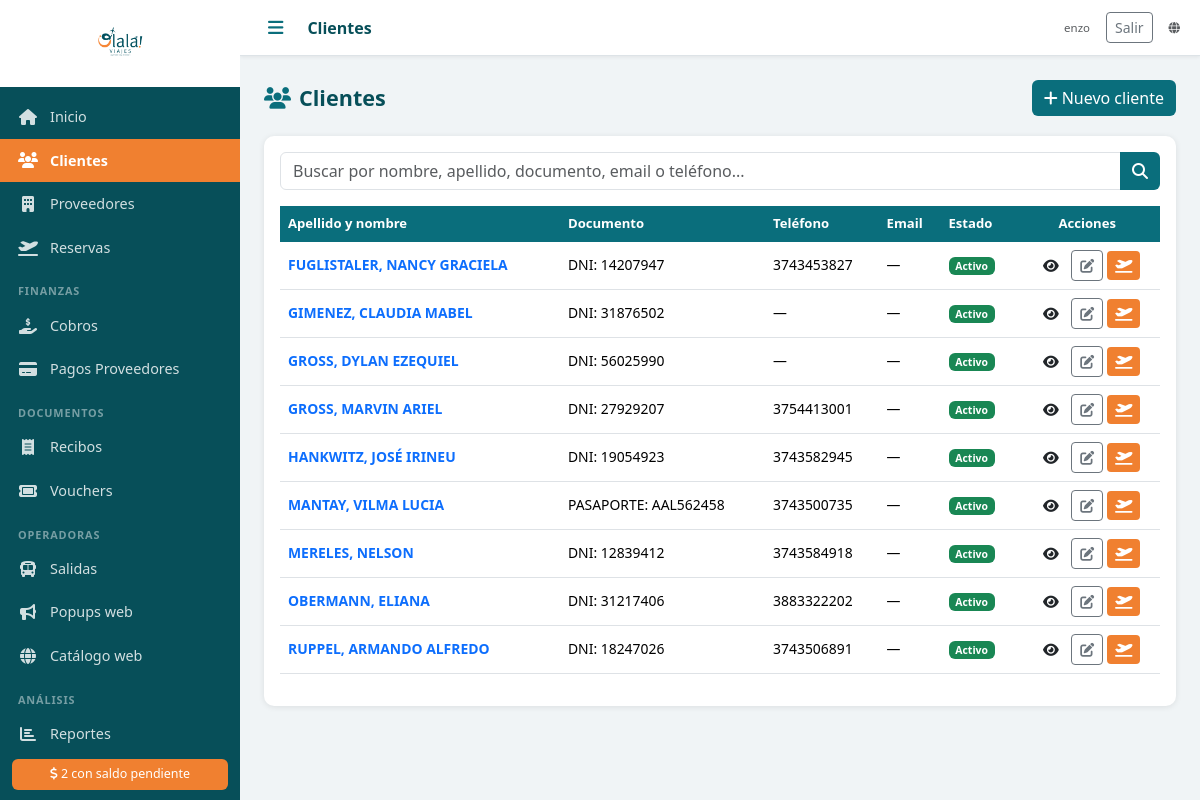
The app's page /clientes/ (signed in) with its own data.
### agencia/models.py (models this page shows, shortened)
class Cliente(models.Model):
    TIPOS_DOC = [
        ('DNI', 'DNI'),
        ('PASAPORTE', 'Pasaporte'),
        ('LC', 'L.C.'),
        ('LE', 'L.E.'),
        ('CUIT', 'CUIT'),
    ]
    nombre = models.CharField('Nombre', max_length=100)
    apellido = models.CharField('Apellido', max_length=100)
    tipo_doc = models.CharField('Tipo de documento', max_length=20, choices=TIPOS_DOC, default='DNI')
    nro_doc = models.CharField('Nro. de documento', max_length=50, blank=True)
    email = models.EmailField('Email', blank=True)
    telefono = models.CharField('Teléfono', max_length=50, blank=True)
    direccion = models.CharField('Dirección', max_length=300, blank=True)
    fecha_nacimiento = models.DateField('Fecha de nacimiento', null=True, blank=True)
    notas = models.TextField('Notas', blank=True)
    foto_dni = models.FileField('Foto DNI', upload_to='dni/', blank=True, null=True)
    activo = models.BooleanField('Activo', default=True)
    created_at = models.DateTimeField(auto_now_add=True)
    updated_at = models.DateTimeField(auto_now=True)
    class Meta:
        verbose_name = 'Cliente'
        verbose_name_plural = 'Clientes'
        ordering = ['apellido', 'nombre']
    def __str__(self):
        return f"{self.apellido}, {self.nombre}"

### agencia/views.py (the view)
# urls.py: path('clientes/', login_required(views.clientes_lista), name='clientes_lista'),
def clientes_lista(request):
    q = request.GET.get('q', '')
    clientes = Cliente.objects.all()
    if q:
        clientes = clientes.filter(
            Q(nombre__icontains=q) | Q(apellido__icontains=q) |
            Q(nro_doc__icontains=q) | Q(email__icontains=q) |
            Q(telefono__icontains=q)
        )
    return render(request, 'clientes/lista.html', {'clientes': clientes, 'q': q})

### agencia/context_processors.py (called while the page is built)
def agencia_sitio(request):
    return {'public_web_url': django_settings.PUBLIC_WEB_BASE_URL}

def estado_publicacion_web(request):
    return {'estado_publicacion': None, 'publicacion_log': ''}

def estado_fotos_salidas(request):
    if not request.user.is_authenticated:
        return {'estado_fotos': None}
    from .fotos_utils import resumen_fotos_salidas
    return {'estado_fotos': resumen_fotos_salidas()}

### templates/clientes/lista.html (shortened to what this page needs)
{% extends 'base.html' %}
{% block topbar_title %}Clientes{% endblock %}
{% block content %}
<div class="page-header">
  <h2><i class="fas fa-users me-2 text-teal"></i>Clientes</h2>
  <a href="{% url 'cliente_nuevo' %}" class="btn btn-teal"><i class="fas fa-plus me-1"></i>Nuevo cliente</a>
</div>
<div class="card">
  <div class="card-body">
    <form method="get" class="mb-3">
      <div class="input-group">
        <input type="text" name="q" value="{{ q }}" class="form-control" placeholder="Buscar por nombre, apellido, documento, email o teléfono...">
        <button class="btn btn-teal" type="submit"><i class="fas fa-search"></i></button>
      </div>
    </form>
    <div class="table-responsive">
      <table class="table table-hover">
        <thead>
          <tr>
            <th>Apellido y nombre</th>
            <th>Documento</th>
            <th>Teléfono</th>
            <th>Email</th>
            <th>Estado</th>
            <th class="text-center">Acciones</th>
          </tr>
        </thead>
        <tbody>
          {% for cliente in clientes %}
          <tr>
            <td><a href="{% url 'cliente_detalle' cliente.pk %}" class="text-decoration-none fw-bold">{{ cliente }}</a></td>
            <td>{{ cliente.tipo_doc }}: {{ cliente.nro_doc }}</td>
            <td>{{ cliente.telefono|default:"—" }}</td>
            <td>{{ cliente.email|default:"—" }}</td>
            <td>
              {% if cliente.activo %}
              <span class="badge bg-success">Activo</span>
              {% else %}
              <span class="badge bg-secondary">Inactivo</span>
              {% endif %}
            </td>
            <td class="text-center">
              <a href="{% url 'cliente_detalle' cliente.pk %}" class="btn btn-sm btn-outline-teal" title="Ver"><i class="fas fa-eye"></i></a>
              <a href="{% url 'cliente_editar' cliente.pk %}" class="btn btn-sm btn-outline-secondary" title="Editar"><i class="fas fa-edit"></i></a>
              <a href="{% url 'reserva_nueva' %}?cliente={{ cliente.pk }}" class="btn btn-sm btn-orange" title="Nueva reserva"><i class="fas fa-plane-departure"></i></a>
            </td>
          </tr>
          {% empty %}
          <tr><td colspan="6" class="text-center text-muted py-4">No se encontraron clientes.</td></tr>
          {% endfor %}
        </tbody>
      </table>
    </div>
  </div>
</div>
{% endblock %}

### templates/base.html (shortened to what this page needs)
<!DOCTYPE html>
<html lang="es">
<head>
  {% load static %}
  <link rel="stylesheet" href="https://cdn.jsdelivr.net/npm/bootstrap@5.3.2/dist/css/bootstrap.min.css">
  <link rel="stylesheet" href="https://cdnjs.cloudflare.com/ajax/libs/font-awesome/6.5.0/css/all.min.css">
  <link rel="stylesheet" href="{% static 'css/olala.css' %}">
</head>
<body>
<div class="sidebar" id="sidebar">
  <div class="sidebar-logo">
    <img src="{% static 'img/logo.png' %}" alt="Olalá Viajes" class="logo-img">
  </div>
  <nav class="sidebar-nav">
    <a href="{% url 'dashboard' %}" class="nav-item {% if request.resolver_match.url_name == 'dashboard' %}active{% endif %}">
      <i class="fas fa-home"></i><span>Inicio</span>
    </a>
    <a href="{% url 'clientes_lista' %}" class="nav-item {% if 'cliente' in request.resolver_match.url_name %}active{% endif %}">
      <i class="fas fa-users"></i><span>Clientes</span>
    </a>
    <a href="{% url 'proveedores_lista' %}" class="nav-item {% if 'proveedor' in request.resolver_match.url_name %}active{% endif %}">
      <i class="fas fa-building"></i><span>Proveedores</span>
    </a>
    <a href="{% url 'reservas_lista' %}" class="nav-item {% if 'reserva' in request.resolver_match.url_name %}active{% endif %}">
      <i class="fas fa-plane-departure"></i><span>Reservas</span>
    </a>
    <div class="nav-section">Finanzas</div>
    <a href="{% url 'cobros_lista' %}" class="nav-item {% if 'cobro' in request.resolver_match.url_name %}active{% endif %}">
      <i class="fas fa-hand-holding-dollar"></i><span>Cobros</span>
    </a>
    <a href="{% url 'pagos_proveedor_lista' %}" class="nav-item {% if 'pago_proveedor' in request.resolver_match.url_name %}active{% endif %}">
      <i class="fas fa-credit-card"></i><span>Pagos Proveedores</span>
    </a>
    <div class="nav-section">Documentos</div>
    <a href="{% url 'recibos_lista' %}" class="nav-item {% if 'recibo' in request.resolver_match.url_name %}active{% endif %}">
      <i class="fas fa-receipt"></i><span>Recibos</span>
    </a>
    <a href="{% url 'vouchers_lista' %}" class="nav-item {% if 'voucher' in request.resolver_match.url_name %}active{% endif %}">
      <i class="fas fa-ticket"></i><span>Vouchers</span>
    </a>
    <div class="nav-section">Operadoras</div>
    <a href="{% url 'salidas_lista' %}" class="nav-item {% if 'salida' in request.resolver_match.url_name %}active{% endif %}">
      <i class="fas fa-bus"></i><span>Salidas</span>
    </a>
    <a href="{% url 'popups_lista' %}" class="nav-item {% if 'popup' in request.resolver_match.url_name %}active{% endif %}">
      <i class="fas fa-bullhorn"></i><span>Popups web</span>
    </a>
    <a href="{{ public_web_url }}/" class="nav-item" target="_blank" rel="noopener">
      <i class="fas fa-globe"></i><span>Catálogo web</span>
    </a>
    <div class="nav-section">Análisis</div>
    <a href="{% url 'reportes' %}" class="nav-item {% if 'reporte' in request.resolver_match.url_name %}active{% endif %}">
      <i class="fas fa-chart-bar"></i><span>Reportes</span>
    </a>
  </nav>
  {% if alertas_salidas > 0 or alertas_saldos > 0 %}
  <div class="sidebar-alerts">
    {% if alertas_saldos > 0 %}
    <a href="{% url 'reporte_saldos' %}" class="alert-badge">
      <i class="fas fa-dollar-sign"></i> {{ alertas_saldos }} con saldo pendiente
    </a>
    {% endif %}
  </div>
  {% endif %}
</div>
<div class="main-content">
  <div class="topbar">
    <button class="btn-menu" onclick="toggleSidebar()"><i class="fas fa-bars"></i></button>
    <div class="topbar-title">{% block topbar_title %}{% endblock %}</div>
    <div class="topbar-right d-flex align-items-center gap-3">
      {% if user.is_authenticated %}
      <span class="text-muted small">{{ user.get_username }}</span>
      <form method="post" action="{% url 'logout' %}" class="d-inline mb-0">
        <button type="submit" class="btn btn-sm btn-outline-secondary">Salir</button>
      </form>
      {% endif %}
      <a href="{{ public_web_url }}/" class="text-muted small" target="_blank" rel="noopener" title="Catálogo público (olala-viajes.web.app)"><i class="fas fa-globe"></i></a>
    </div>
  </div>
  <div class="content-area">
    {% block content %}{% endblock %}
  </div>
</div>
</body>
</html>

### static/css/olala.css (style rules this page uses)
:root { --teal: #0a6e7c; --teal-dark: #074f59; --teal-light: #e0f2f5; --orange: #f08030; --orange-light: #fff3e8; --sidebar-width: 240px; --topbar-height: 56px; }
* { box-sizing: border-box; }
body { margin: 0; font-family: 'Segoe UI', sans-serif; background: #f0f4f6; }
.sidebar { position: fixed; top: 0; left: 0; width: var(--sidebar-width); height: 100vh; background: var(--teal-dark); display: flex; flex-direction: column; z-index: 1000; transition: width 0.25s; overflow-x: hidden; }
.sidebar-logo { padding: 16px 12px; background: white; text-align: center; min-height: 80px; display: flex; align-items: center; justify-content: center; }
.logo-img { max-width: 160px; max-height: 55px; object-fit: contain; }
.sidebar-nav { flex: 1; overflow-y: auto; padding: 8px 0; }
.nav-item { display: flex; align-items: center; gap: 12px; padding: 11px 18px; color: rgba(255,255,255,0.82); text-decoration: none; font-size: 0.9rem; transition: background 0.15s, color 0.15s; white-space: nowrap; }
.nav-item.active { background: var(--orange); color: white; font-weight: 600; }
.nav-item i { width: 20px; text-align: center; font-size: 1rem; flex-shrink: 0; }
.nav-section { padding: 14px 18px 4px; font-size: 0.68rem; text-transform: uppercase; letter-spacing: 0.08em; color: rgba(255,255,255,0.45); font-weight: 600; }
.sidebar-alerts { padding: 10px 12px; }
.alert-badge { display: block; background: var(--orange); color: white; padding: 6px 10px; border-radius: 6px; font-size: 0.78rem; text-decoration: none; text-align: center; }
.main-content { margin-left: var(--sidebar-width); min-height: 100vh; transition: margin-left 0.25s; display: flex; flex-direction: column; }
.topbar { height: var(--topbar-height); background: white; border-bottom: 1px solid #dde3e7; display: flex; align-items: center; padding: 0 20px; gap: 16px; position: sticky; top: 0; z-index: 100; box-shadow: 0 1px 4px rgba(0,0,0,0.07); }
.btn-menu { background: none; border: none; font-size: 1.1rem; color: var(--teal); cursor: pointer; padding: 4px 8px; }
.topbar-title { font-size: 1rem; font-weight: 600; color: var(--teal-dark); flex: 1; }
.topbar-right { font-size: 0.82rem; color: #999; }
.content-area { padding: 24px; flex: 1; }
.card { border: none; border-radius: 10px; box-shadow: 0 1px 6px rgba(0,0,0,0.09); }
.text-teal { color: var(--teal) !important; }
.table th { background: var(--teal); color: white; font-weight: 600; font-size: 0.82rem; border: none; }
.table td { font-size: 0.87rem; vertical-align: middle; }
.btn-teal { background: var(--teal); color: white; border: none; }
.btn-orange { background: var(--orange); color: white; border: none; }
.page-header { display: flex; align-items: center; justify-content: space-between; margin-bottom: 20px; }
.page-header h2 { margin: 0; color: var(--teal-dark); font-size: 1.35rem; font-weight: 700; }

### records on screen
Cliente: apellido+nombre "FUGLISTALER, NANCY GRACIELA", tipo_doc "DNI", nro_doc "14207947", telefono "3743453827", email "—", activo "Activo"
Cliente: apellido+nombre "GIMENEZ, CLAUDIA MABEL", tipo_doc "DNI", nro_doc "31876502", telefono "—", email "—", activo "Activo"
Cliente: apellido+nombre "GROSS, DYLAN EZEQUIEL", tipo_doc "DNI", nro_doc "56025990", telefono "—", email "—", activo "Activo"
Cliente: apellido+nombre "GROSS, MARVIN ARIEL", tipo_doc "DNI", nro_doc "27929207", telefono "3754413001", email "—", activo "Activo"
Cliente: apellido+nombre "HANKWITZ, JOSÉ IRINEU", tipo_doc "DNI", nro_doc "19054923", telefono "3743582945", email "—", activo "Activo"
Cliente: apellido+nombre "MANTAY, VILMA LUCIA", tipo_doc "PASAPORTE", nro_doc "AAL562458", telefono "3743500735", email "—", activo "Activo"
Cliente: apellido+nombre "MERELES, NELSON", tipo_doc "DNI", nro_doc "12839412", telefono "3743584918", email "—", activo "Activo"
Cliente: apellido+nombre "OBERMANN, ELIANA", tipo_doc "DNI", nro_doc "31217406", telefono "3883322202", email "—", activo "Activo"
Cliente: apellido+nombre "RUPPEL, ARMANDO ALFREDO", tipo_doc "DNI", nro_doc "18247026", telefono "3743506891", email "—", activo "Activo"

### other values on screen
{{ alertas_saldos }} "2"
{{ user.get_username }} "enzo"
